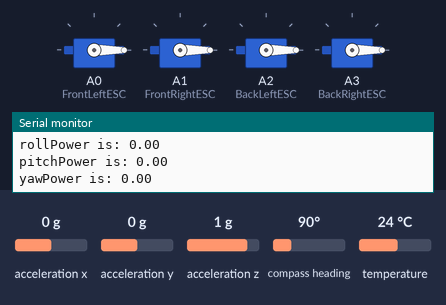
The sketch below on a simulated Arduino Uno, built with avr-gcc and run on an emulated ATmega328P. Parts: 4 × servo, the last lines printed to the serial monitor. The inputs (shaded band) are chosen by the test bench; at power-on: acceleration x 0 g, compass heading 90°, acceleration y 0 g, acceleration z 1 g, temperature 24 °C.

Above: at 2.2 s.
2.3 s: acceleration x set to -1.4 g
5.3 s: compass heading set to 7°
8.3 s: acceleration y set to -0.8 g
At 10.0 s:
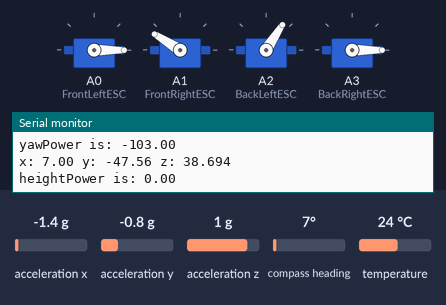
10.5 s: acceleration z set to -1.4 g
At 10.9 s:
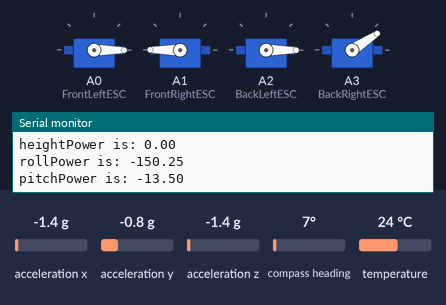
12.0 s: acceleration x set to -0.8 g
At 13.2 s:
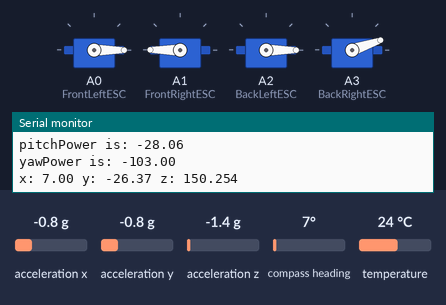
13.5 s: acceleration z set to 0.8 g
At 14.2 s:
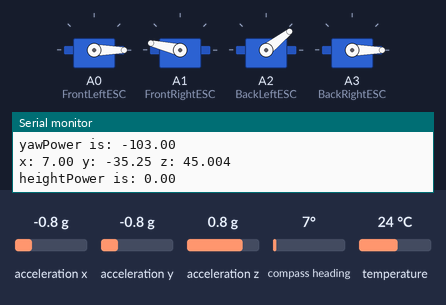
Timing chart, 0 to 16.0 s (numbered marks = the images above; inputs shaded):
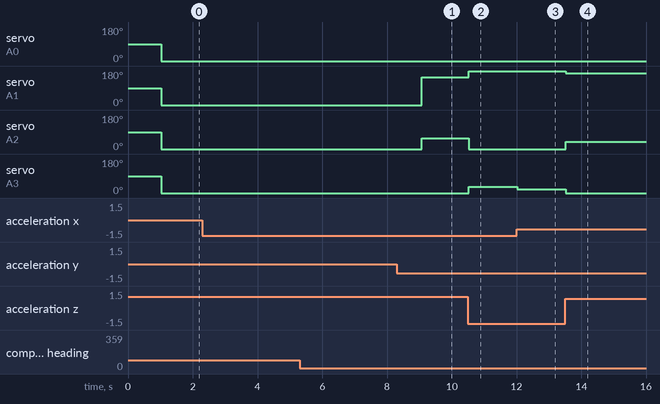

The sketch:

IMU_FEEDBACK_EXAMPLE.ino
```cpp
#include <Servo.h>
#include <Wire.h>
#include <Adafruit_Sensor.h>
#include <Adafruit_BNO055.h>
#include <utility/imumaths.h>
/* Set the delay between fresh samples */
#define BNO055_SAMPLERATE_DELAY_MS (100)
// see: https://photos.app.goo.gl/ynoUNaPzgd3NF1QU9
// Check I2C device address and correct line below (by default address is 0x29 or 0x28)
//                                   id, address
Adafruit_BNO055 bno = Adafruit_BNO055(-1, 0x28);
Servo FrontLeftESC;     // create servo object to control the ESC
Servo FrontRightESC;
Servo BackLeftESC;
Servo BackRightESC;
int pwmSpeed;  // value from the analog pin
int convertedSpeed;
int pwmSpeed_base;
unsigned long start_of_motor_arm_first = 0;
unsigned long start_of_motor_arm_second = 0;
unsigned long time_for_motor_arm = 4000;
long state = 0;


double yawPower = 0;
double pitchPower = 0;
double rollPower = 0;
double heightPower = 0;

double frontRightSpeed = 0;
double frontLeftSpeed = 0;
double backRightSpeed = 0;
double backLeftSpeed = 0;

double x_angle_calibration = 0;
double y_angle_calibration = 0;
double z_angle_calibration = 0;


double pitchAngleWrap(double angle)
{
  return angle;
}

double yawAngleWrap(double angle)
{
  if (angle < 110) {
    angle = 200 - angle;
  }
  return angle;
}

double rollAngleWrap(double angle)
{

  if (angle < 0) {
    angle += 360;
  }
  return angle;
}

void heightController(double setpoint, double measurement) {

  double error = setpoint - measurement;
  heightPower = 0;

}


void yawController(double setpoint, double measurement) {

  double error = setpoint - yawAngleWrap(measurement);
  yawPower = error;
}

void pitchController(double setpoint, double measurement) {

  double error = setpoint - measurement;
  pitchPower = error;

}

void rollController(double setpoint, double measurement) {

  double error = (setpoint - rollAngleWrap(measurement));
  rollPower = error;

}


void setup() {
  Serial.begin(9600);
  // Attach the ESC on pin 9
  FrontLeftESC.attach(A0,1000,2000); // (pin, min pulse width, max pulse width in microseconds)
  FrontRightESC.attach(A1,1000,2000); // (pin, min pulse width, max pulse width in microseconds)
  BackLeftESC.attach(A2,1000,2000); // (pin, min pulse width, max pulse width in microseconds)
  BackRightESC.attach(A3,1000,2000); // (pin, min pulse width, max pulse width in microseconds)

  /* Initialise the sensor */
  if(!bno.begin())
  {
    /* There was a problem detecting the BNO055 ... check your connections */
    Serial.print("Ooops, no BNO055 detected ... Check your wiring or I2C ADDR!");
    while(1);
  }

  delay(1000);

  /* Display the current temperature */
  int8_t temp = bno.getTemp();
  Serial.print("Current Temperature: ");
  Serial.print(temp);
  Serial.println(" C");
  Serial.println("");

  bno.setExtCrystalUse(true);

  Serial.println("Calibration status values: 0=uncalibrated, 3=fully calibrated");
  // get current time for motor calibration stuff
  start_of_motor_arm_first = millis();
  state = 1;


}
void loop() {
    imu::Vector<3> euler = bno.getVector(Adafruit_BNO055::VECTOR_EULER);

    if (start_of_motor_arm_first + time_for_motor_arm > millis()) {
      x_angle_calibration = euler.x();
      y_angle_calibration = euler.y();
      z_angle_calibration = euler.z();
      state = 2;
      pwmSpeed = 0; // reads the value of the potentiometer (value between 0 and 1023)
    } else if (start_of_motor_arm_first + (time_for_motor_arm * 2) > millis()) {
      state = 3;
      pwmSpeed = 522; // reads the value of the potentiometer (value between 0 and 1023)
    } else {
      rollController(z_angle_calibration,euler.z());
      pitchController(y_angle_calibration,euler.y());
      yawController(x_angle_calibration, euler.x());
      state = 4;
      pwmSpeed = 522 - euler.x();
    }
    frontRightSpeed = heightPower - rollPower - pitchPower - yawPower;
    frontLeftSpeed = heightPower + rollPower - pitchPower + yawPower;
    backRightSpeed = heightPower - rollPower + pitchPower + yawPower;
    backLeftSpeed = heightPower + rollPower + pitchPower - yawPower;


    FrontLeftESC.write(frontLeftSpeed);    // Send the signal to the ESC
    FrontRightESC.write(frontRightSpeed);
    BackLeftESC.write(backLeftSpeed);
    BackRightESC.write(backRightSpeed);
    Serial.println(state);
    Serial.print("heightPower is: ");
    Serial.println(heightPower);
    Serial.print("rollPower is: ");
    Serial.println(rollPower);
    Serial.print("pitchPower is: ");
    Serial.println(pitchPower);
    Serial.print("yawPower is: ");
    Serial.println(yawPower);
    Serial.print("x: ");
    Serial.print(euler.x());
    Serial.print(" y: ");
    Serial.print(euler.y());
    Serial.print(" z: ");
    Serial.print(euler.z());
    delay(10);
}
```

Measured:
- after the input at 8.3 s, servo on A1 (FrontRightESC): 0° → 148° after 0.77 s; servo on A2 (BackLeftESC): 0° → 57° after 0.77 s
- after the input at 10.5 s, servo on A1 (FrontRightESC): 148° → 180° at once; servo on A2 (BackLeftESC): 57° → 0° at once; servo on A3 (BackRightESC): 0° → 33° at once
- after the input at 12.0 s, servo on A3 (BackRightESC): 33° → 19° at once
- after the input at 13.5 s, servo on A1 (FrontRightESC): 180° → 167° at once; servo on A2 (BackLeftESC): 0° → 38° at once; servo on A3 (BackRightESC): 19° → 0° at once
